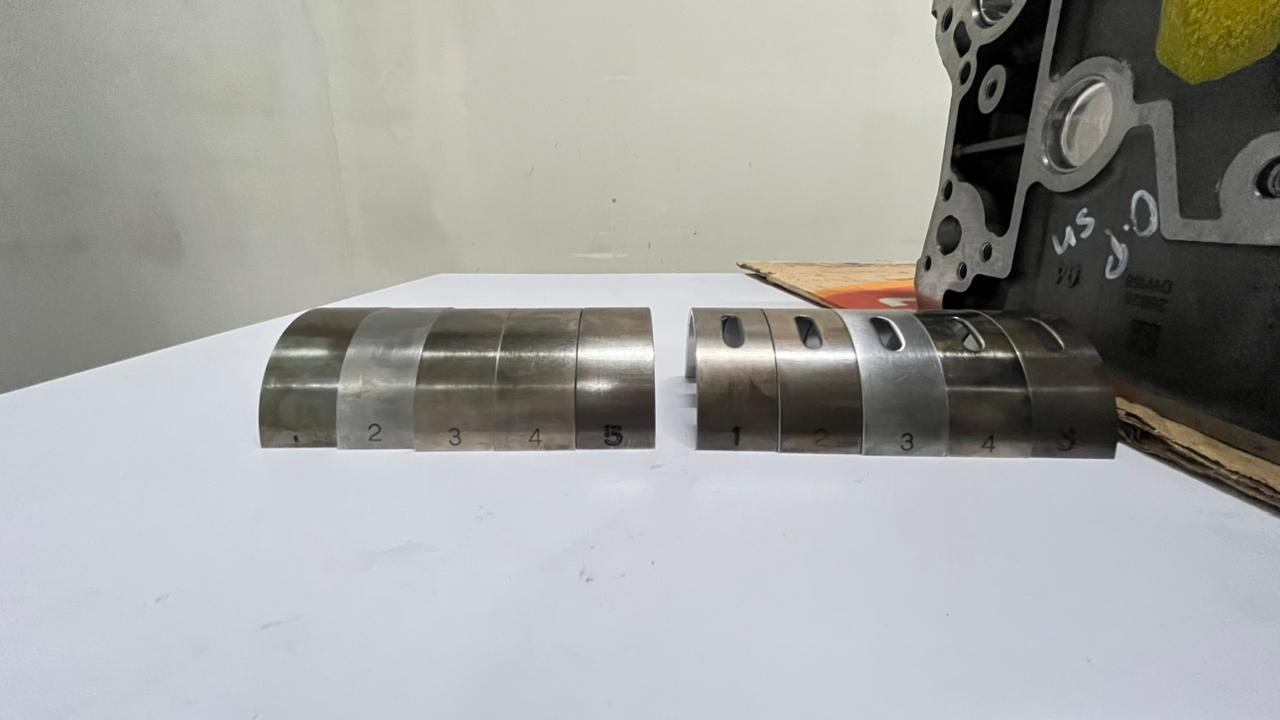
#> input picture Trial OCR/OCR4.jpeg, 1280 x 720 px, found by its file name; its folder holds 2 pictures in this run
$ python 'V1.0 Trial_Paddle_OCR.py'
#> lines starting #> are read from the running program, lines starting #| are printed output that depends on the picture
import cv2
import numpy as np
from paddleocr import PaddleOCR
import os

# ============================================================
#   OCR ENGINE BLOCK — PaddleOCR v3
#   Khusus membaca kode dot peen (FDFDH) pada engine block
# ============================================================

def preprocess(image_path):
    """
    Preprocessing ringan tanpa crop untuk dot peen pada logam.
    """
    img = cv2.imread(image_path)
#> img is the input picture: shape (720, 1280, 3); mean B, G, R 160.4, 162.3, 161.4
    if img is None:
        raise ValueError(f"Tidak dapat membaca gambar: {image_path}")

    h, w = img.shape[:2]
#> h = 720; w = 1280
    print(f"[INFO] Ukuran gambar: {w}x{h}")
#| [INFO] Ukuran gambar: 1280x720

    # ── Kembalikan Crop Area (Pojok Kanan Bawah) ──
    # Teks dot peen ukurannya sangat kecil, jadi harus dicrop
    Y_START = 0.80
    Y_END   = 1.00
    X_START = 0.60
    X_END   = 1.00

    crop = img[int(h*Y_START):int(h*Y_END),
               int(w*X_START):int(w*X_END)]
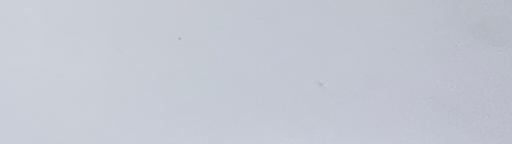
#> crop: shape (144, 512, 3); mean B, G, R 210.8, 200.2, 196.4

    # Ubah ke Grayscale
    gray = cv2.cvtColor(crop, cv2.COLOR_BGR2GRAY)

    # Perbesar (Upscale 4x). Cukup untuk OCR tapi tidak merusak seperti 8x.
    big = cv2.resize(gray, None, fx=4, fy=4, interpolation=cv2.INTER_CUBIC)

    # CLAHE ringan untuk meratakan pencahayaan logam tanpa membuatnya terlalu putih
    clahe = cv2.createCLAHE(clipLimit=2.5, tileGridSize=(8, 8))
    sharp_gray = clahe.apply(big)

    # Kembalikan ke format 3 Channel (BGR) untuk PaddleOCR
    sharp_bgr = cv2.cvtColor(sharp_gray, cv2.COLOR_GRAY2BGR)

    # Buat juga versi inverted (warna dibalik)
    inverted_bgr = cv2.cvtColor(cv2.bitwise_not(sharp_gray), cv2.COLOR_GRAY2BGR)
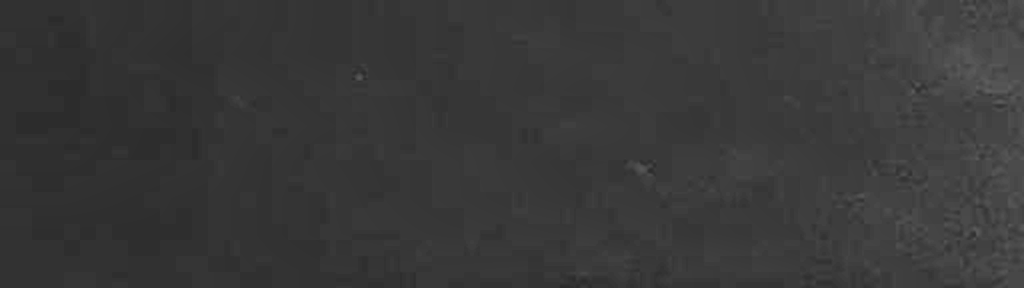
#> inverted_bgr: shape (576, 2048, 3) (shown at 1/2 size); min 41, max 96, mean 56.6

    return img, crop, sharp_gray, sharp_bgr, inverted_bgr


def correct_dotpeen(text):
    """
    Koreksi karakter yang sering salah pada dot peen logam.
    Format kode: F-D-F-D-H (posisi 0-4)
      posisi 1,3 → harusnya D, sering terbaca O atau 0
      posisi 4   → harusnya H, sering terbaca K
    """
    res = list(text.upper())
    for i, ch in enumerate(res):
        if i in (1, 3) and ch in ('O', '0'):
            res[i] = 'D'
        if i == 4 and ch == 'K':
            res[i] = 'H'
    return ''.join(res)


def read_engine_code(image_path, save_output=True):
    """
    Pipeline lengkap: crop → preprocess → PaddleOCR → hasil.
    """
    print("=" * 55)
    print("  PaddleOCR v3 — Engine Block Code Reader")
    print("=" * 55)

    original, crop, sharp_gray, sharp_bgr, inverted_bgr = preprocess(image_path)

    # Inisialisasi PaddleOCR v3
    print("[INFO] Memuat PaddleOCR...")
#> (the run stopped early here; a loop or call above may not have finished)
